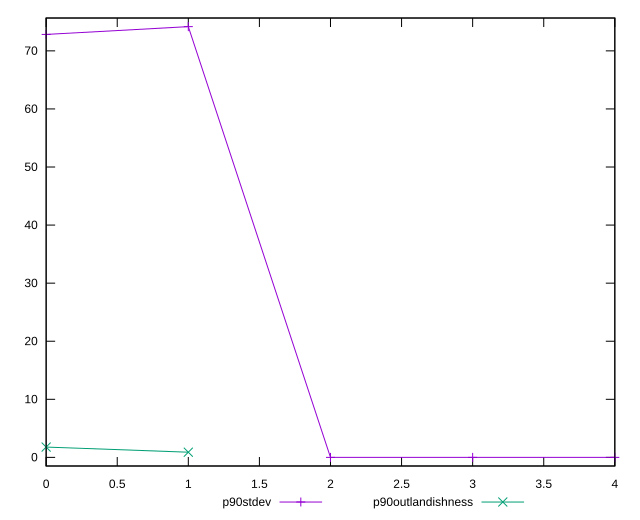

gnuplot code for this plot:
reset

$p90Stdev <<EOF
0 72.82771686272189
1 74.17248669740324
2 0
3 0
4 0
EOF

$p90Outlandishness <<EOF
0 1.7756728232457624
1 0.8931099185783427
EOF

set key outside below
set xrange [0:4]
set yrange [-1.483449733948065:75.65593643135131]
set trange [-1.483449733948065:75.65593643135131]
set terminal svg size 640, 520 enhanced background rgb 'white'
set output "report_00009_2021-02-08T22-37-41.559Z/unminified-css/progression/stddev.svg"

plot $p90Stdev title "p90stdev" with linespoints, \
     $p90Outlandishness title "p90outlandishness" with linespoints

reset
